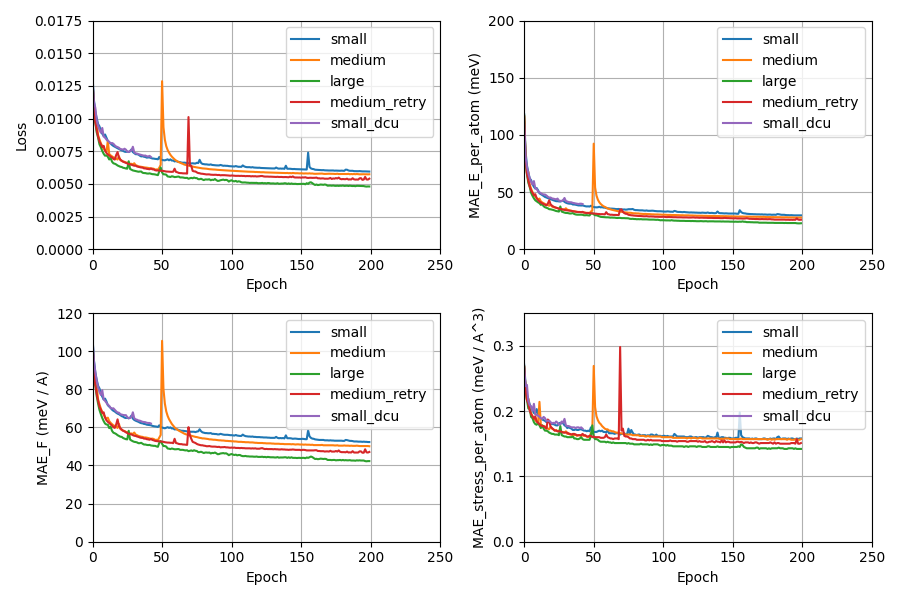

This figure's Python source:
import re
import matplotlib.pyplot as plt
from matplotlib.ticker import MultipleLocator


def plot_stress(filename, axs, name):
    # 初始化空列表来存储数据
    epochs = []
    losses = []
    mae_e_per_atom = []
    mae_f = []
    mae_stress_per_atom = []
    
    # 读取日志文件
    with open(filename, 'r') as file:
        for line in file:
            # 使用正则表达式匹配并提取数据
            match = re.search(
                r'Epoch (\d+): loss=([0-9.]+), MAE_E_per_atom=([0-9.]+) meV, MAE_F=([0-9.]+) meV / A, MAE_stress_per_atom=([0-9.]+) meV / A\^3',
                line)
            if match:
                epoch = int(match.group(1))
                loss = float(match.group(2)) * 32
                mae_e = float(match.group(3))
                mae_f_value = float(match.group(4))
                mae_stress = float(match.group(5))
    
                epochs.append(epoch)
                losses.append(loss)
                mae_e_per_atom.append(mae_e)
                mae_f.append(mae_f_value)
                mae_stress_per_atom.append(mae_stress)
    
    # 绘制 loss 随 epoch 变化的图
    axs[0][0].plot(epochs, losses, label=name)

    # 绘制 MAE_E_per_atom 随 epoch 变化的图
    axs[0][1].plot(epochs, mae_e_per_atom, label=name)

    # 绘制 MAE_F 随 epoch 变化的图
    axs[1][0].plot(epochs, mae_f, label=name)

    # 绘制 MAE_stress_per_atom 随 epoch 变化的图
    axs[1][1].plot(epochs, mae_stress_per_atom, label=name)

        

# 创建子图
fig, axs = plt.subplots(2, 2, figsize=(9, 6))

plot_stress('logs/L0_ustc_2node.log',axs,'small')
plot_stress('logs/L1_ustc_2node.log',axs,'medium')
plot_stress('logs/L2_ustc_4node.log',axs,'large')
plot_stress('logs/L1_ustc_2node_2.log',axs,'medium_retry')
plot_stress('logs/L0_dcu_2node.log',axs,'small_dcu')

axs[0][0].set_xlabel('Epoch')
axs[0][0].set_ylabel('Loss')
axs[0][0].legend()
axs[0][0].set_xlim(0, 250)
axs[0][0].set_ylim(0, 0.0175)
axs[0][0].yaxis.set_major_locator(MultipleLocator(0.0025))
axs[0][0].grid(True)

axs[0][1].set_xlabel('Epoch')
axs[0][1].set_ylabel('MAE_E_per_atom (meV)')
axs[0][1].legend()
axs[0][1].set_xlim(0, 250)
axs[0][1].set_ylim(0, 200)
axs[0][1].yaxis.set_major_locator(MultipleLocator(50))
axs[0][1].grid(True)

axs[1][0].set_xlabel('Epoch')
axs[1][0].set_ylabel('MAE_F (meV / A)')
axs[1][0].legend()
axs[1][0].set_xlim(0, 250)
axs[1][0].set_ylim(0, 120)
axs[1][0].yaxis.set_major_locator(MultipleLocator(20))
axs[1][0].grid(True)

axs[1][1].set_xlabel('Epoch')
axs[1][1].set_ylabel('MAE_stress_per_atom (meV / A^3)')
axs[1][1].legend()
axs[1][1].set_xlim(0, 250)
axs[1][1].set_ylim(0, 0.35)
axs[1][1].yaxis.set_major_locator(MultipleLocator(0.1))
axs[1][1].grid(True)

# 自动调整子图间距
plt.tight_layout()

# 显示图表
plt.savefig("loss.png")
